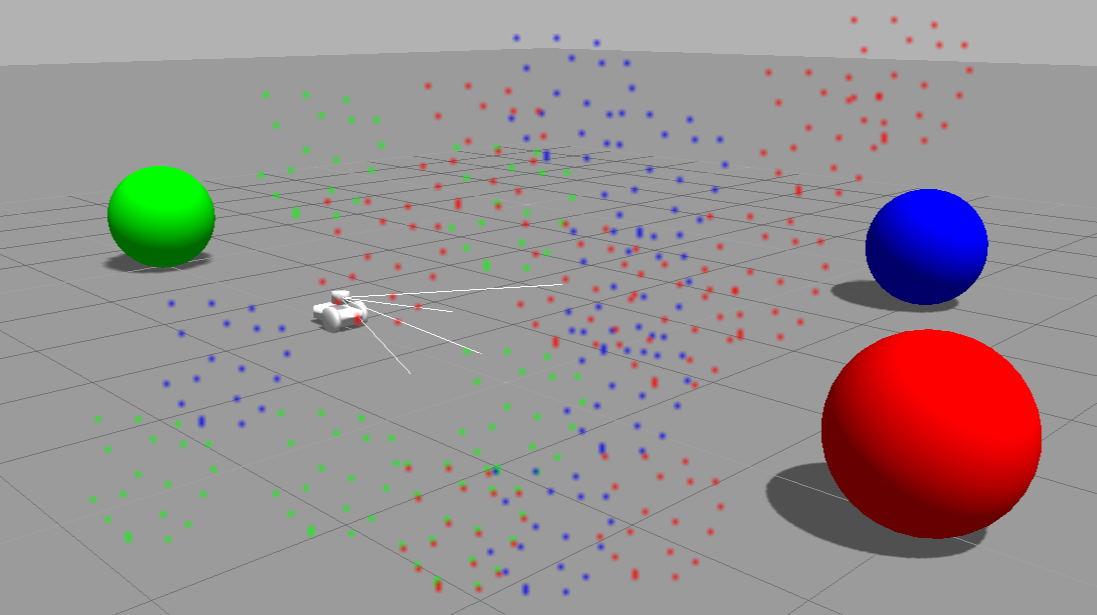
#> input picture robotnoise.png, 2193 x 1230 px (shown at 1/2 size)
$ python colortrackingnoise.py   (Python 2 division)
#> lines starting #> are read from the running program, lines starting #| are printed output that depends on the picture; after the words box and inside, x2 and y2 are one past the last pixel; in counts of white or black regions, pixels touching at a corner belong together
import cv2
import numpy as np

while(1):

    frame = cv2.imread('robotnoise.png')
#> frame is the input picture: shape (1230, 2193, 3); mean B, G, R 144.4, 143.9, 152.1
    frame = cv2.resize(frame, (0,0), fx=0.2, fy=0.2)
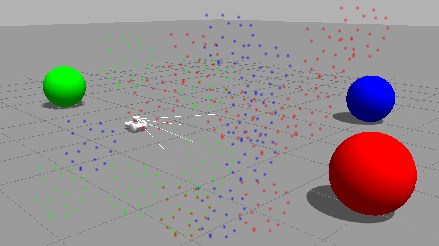
#> frame: shape (246, 439, 3); mean B, G, R 144.4, 143.9, 152.1
    height, width = frame.shape[:2]
#> height = 246; width = 439
    print 'width = ' , width , ' height = ', height
#| width =  439  height =  246
#    frameBGR = cv2.cvtColor(frame,cv2.COLOR_BGR2RGB)
    hsv = cv2.cvtColor(frame, cv2.COLOR_BGR2HSV)
#> hsv: shape (246, 439, 3); mean H, S, V 5.7, 25.1, 159.1

    # define range of white color in HSV
    # change it according to your need !
    # blue
    upper_white = np.array([130,255,255], dtype=np.uint8)
    lower_white = np.array([110,0,0], dtype=np.uint8)

    # green
    upper_white = np.array([70,255,255], dtype=np.uint8)
    lower_white = np.array([50,0,0], dtype=np.uint8)

    # red
    upper_white = np.array([20,255,255], dtype=np.uint8)
    lower_white = np.array([0,100,100], dtype=np.uint8)

    # Threshold the HSV image to get only white colors
    mask0 = cv2.inRange(hsv, lower_white, upper_white)
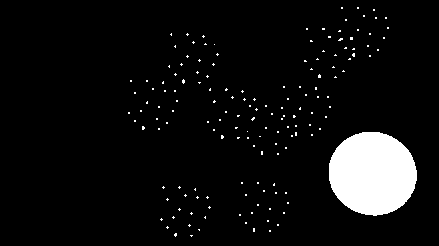
#> mask0: shape (246, 439); 6.1% white; 159 white regions (158 under 20 px), largest, box (x1, y1, x2, y2) and area: (329, 132, 417, 216) 5795

    kernel = np.ones((5,5),np.uint8)
    maskErode = cv2.erode(mask0,kernel,iterations = 1)
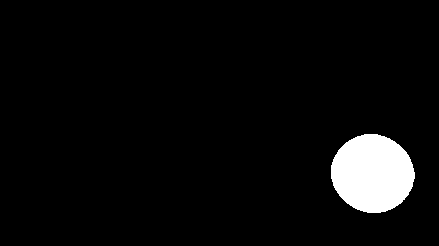
#> maskErode: shape (246, 439); 4.7% white; 1 white region, box (x1, y1, x2, y2) and area: (331, 134, 415, 213) 5123

    mask = maskErode
    x0 = 0
    y0 = 0
    i = 1
    for x in range(0,width):
      for y in range(0,height):
        if mask[y,x] != 0:
          x0 = x0 + x
          y0 = y0 + y
          i  = i  + 1
#> after the loop, i = 5124; x0 = 1906546; y0 = 886841

    print 'x0 = ', x0, ' y0 = ', y0, ' i = ', i
#| x0 =  1906546  y0 =  886841  i =  5124
    xf = int(np.floor(x0/i))
#> xf = 372
    yf = int(np.floor(y0/i))
#> yf = 173

    print 'xf = ', xf, ' yf = ', yf
#| xf =  372  yf =  173
    # Draw Circle
    im = frame
    cv2.circle(im,(xf,yf), 10, (255,0,255),-1)
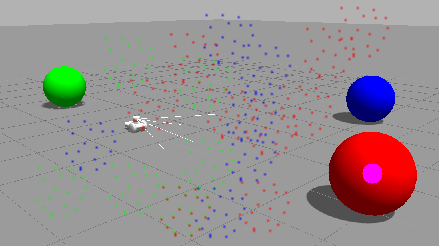
#> im: shape (246, 439, 3); 0.29% of pixels changed, all inside (x1, y1, x2, y2) = (362, 163, 383, 184)

    # Bitwise-AND mask and original image
#    res = cv2.bitwise_and(frame,frame, mask= maskErode)

    cv2.imshow('frame',frame)
    cv2.imshow('mask',mask0)
    cv2.imshow('mask erode',maskErode)
#    cv2.imshow('res',res)
    cv2.imshow('img',im)

    k = cv2.waitKey(100) & 0xFF
#> (key Esc is pressed here)
    if k == 27:
        break

cv2.destroyAllWindows()

$ run again, with robot.png copied over robotnoise.png
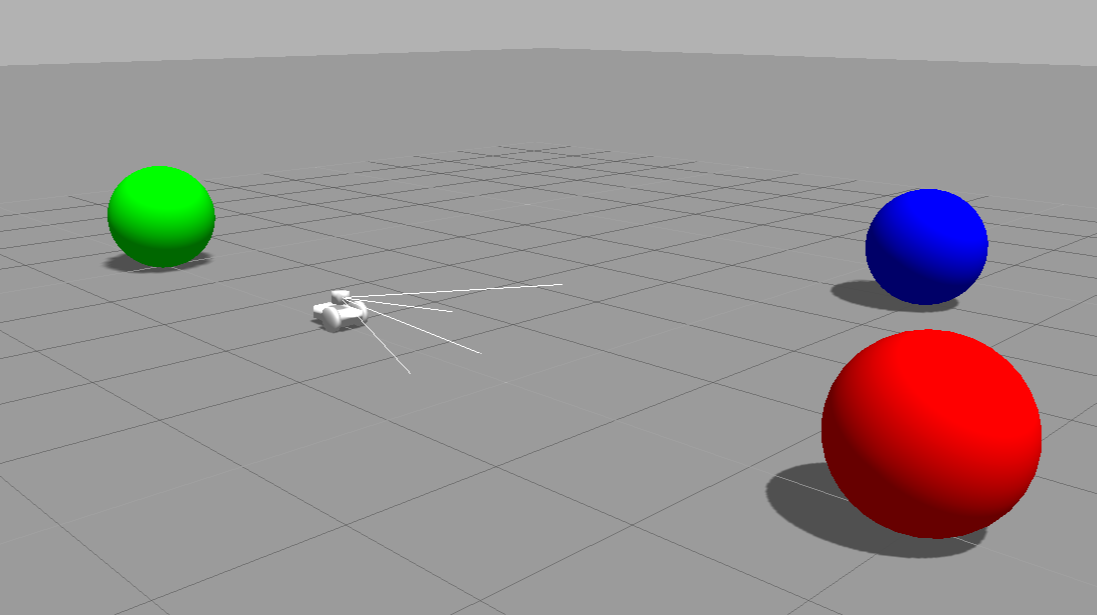
#> input picture robot.png, 2193 x 1230 px (shown at 1/2 size)
#> frame is the input picture: shape (1230, 2193, 3); mean B, G, R 145.4, 144.9, 152.6
#> frame: shape (246, 439, 3)
#| width =  439  height =  246
#> hsv: shape (246, 439, 3); mean H, S, V 2.7, 21.1, 158.1
#> `mask0 = cv2.inRange(hsv, lower_white, upper_white)`:
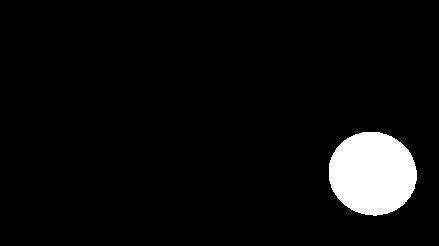
#> mask0: shape (246, 439); 5.4% white; 1 white region, box (x1, y1, x2, y2) and area: (329, 132, 417, 216) 5795
#> maskErode: shape (246, 439); 4.7% white; 1 white region, box (x1, y1, x2, y2) and area: (331, 134, 415, 213) 5123
#| x0 =  1906546  y0 =  886841  i =  5124
#| xf =  372  yf =  173
#> `cv2.circle(im,(xf,yf), 10, (255,0,255),-1)`:
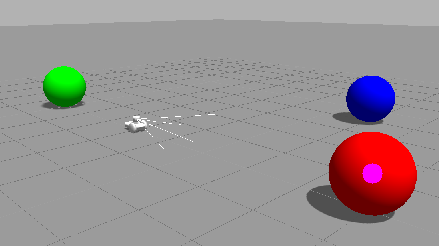
#> im: shape (246, 439, 3); mean B, G, R 146.2, 144.9, 152.7
